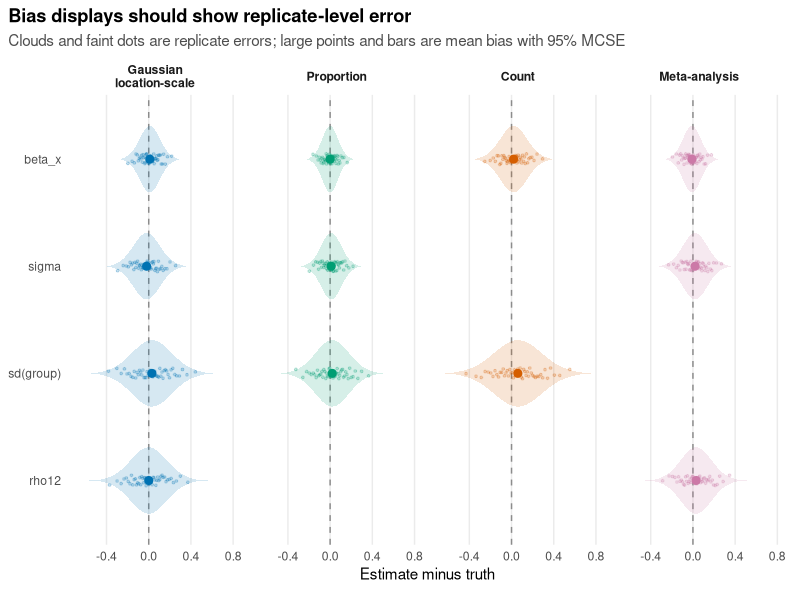
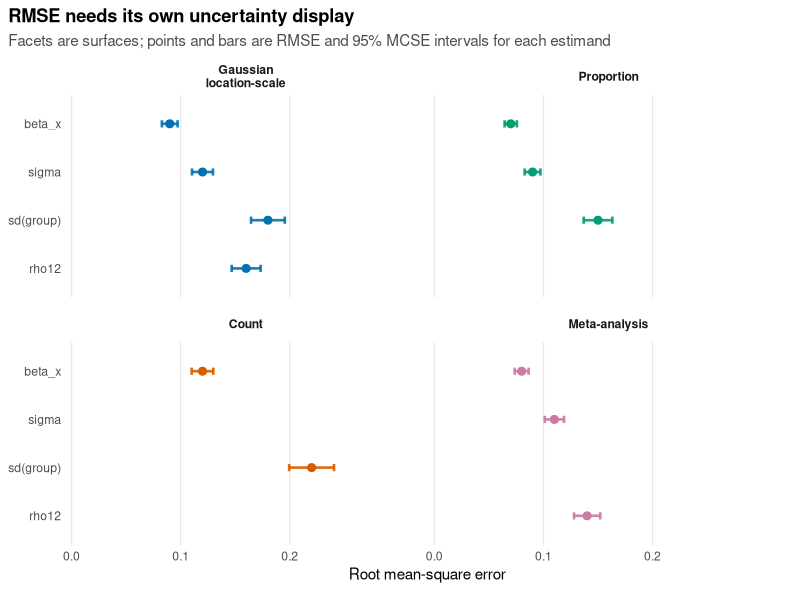
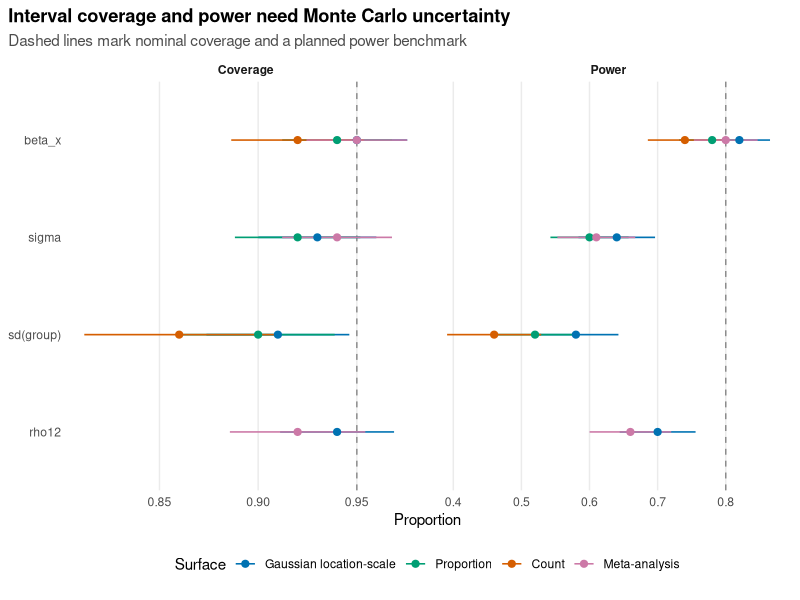
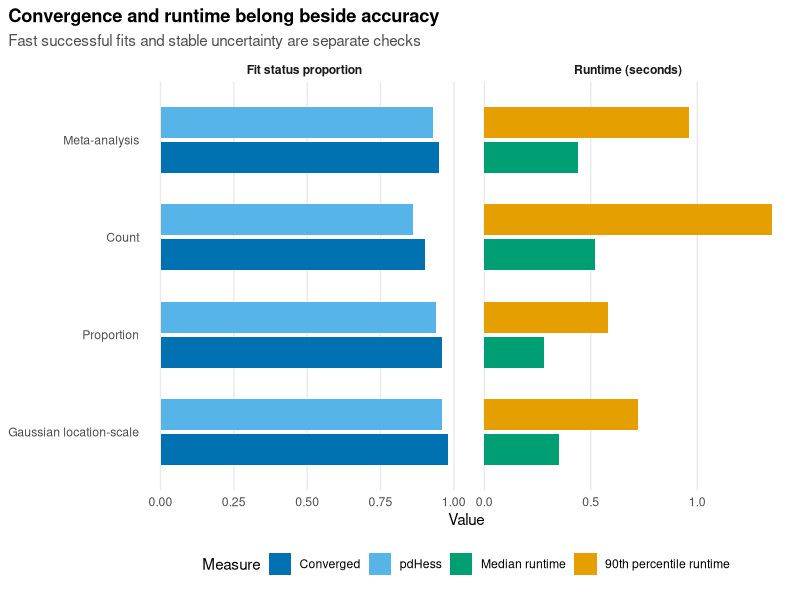
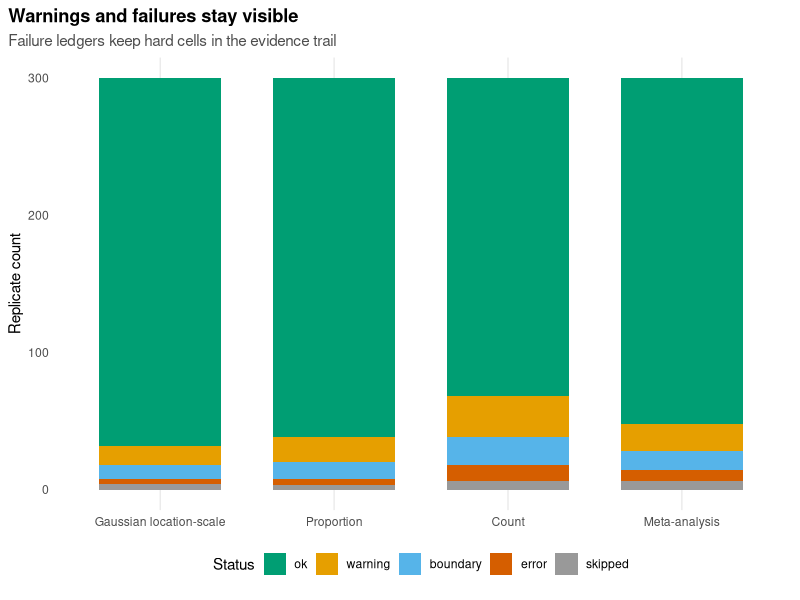

Generate these figures, in order, with R:
## ---- chunk 1
has_ggplot2 <- requireNamespace("ggplot2", quietly = TRUE)
knitr::opts_chunk$set(
  collapse = TRUE,
  comment = "#>",
  fig.width = 7,
  fig.height = 4.2,
  dpi = 144,
  eval = has_ggplot2
)
## ---- chunk 2
library(ggplot2)

theme_sim_grammar <- function() {
  theme_minimal(base_size = 11) +
    theme(
      panel.grid.minor = element_blank(),
      panel.grid.major.y = element_blank(),
      plot.title.position = "plot",
      plot.title = element_text(face = "bold"),
      plot.subtitle = element_text(colour = "grey30", lineheight = 1.05),
      strip.text = element_text(face = "bold"),
      legend.position = "bottom",
      plot.margin = margin(6, 10, 12, 6)
    )
}

surface_palette <- c(
  "Gaussian location-scale" = "#0072B2",
  "Proportion" = "#009E73",
  "Count" = "#D55E00",
  "Meta-analysis" = "#CC79A7"
)

surface_levels <- names(surface_palette)
surface_facet_labels <- c(
  "Gaussian location-scale" = "Gaussian\nlocation-scale",
  "Proportion" = "Proportion",
  "Count" = "Count",
  "Meta-analysis" = "Meta-analysis"
)
estimand_display_labels <- c(
  "beta_x" = "beta_x",
  "sigma" = "sigma",
  "sd_group" = "sd(group)",
  "rho12" = "rho12"
)
## ---- chunk 3
accuracy_summary <- data.frame(
  surface = rep(surface_levels, each = 4),
  estimand = rep(c("beta_x", "sigma", "sd_group", "rho12"), 4),
  bias = c(
    0.01, -0.02, 0.03, 0.00,
    0.00, 0.01, 0.02, NA,
    0.02, NA, 0.06, NA,
    -0.01, 0.02, NA, 0.03
  ),
  rmse = c(
    0.09, 0.12, 0.18, 0.16,
    0.07, 0.09, 0.15, NA,
    0.12, NA, 0.22, NA,
    0.08, 0.11, NA, 0.14
  ),
  n_replicate = c(
    300, 300, 260, 280,
    300, 300, 250, NA,
    280, NA, 220, NA,
    300, 300, NA, 260
  )
)
accuracy_summary$surface <- factor(
  accuracy_summary$surface,
  levels = surface_levels
)
accuracy_summary$error_sd <- sqrt(
  pmax(accuracy_summary$rmse^2 - accuracy_summary$bias^2, 0)
)
accuracy_summary$bias_mcse <- with(
  accuracy_summary,
  error_sd / sqrt(n_replicate)
)
accuracy_summary$rmse_mcse <- with(
  accuracy_summary,
  rmse / sqrt(2 * n_replicate)
)
accuracy_summary$bias_low <- accuracy_summary$bias -
  1.96 * accuracy_summary$bias_mcse
accuracy_summary$bias_high <- accuracy_summary$bias +
  1.96 * accuracy_summary$bias_mcse
accuracy_summary$rmse_low <- pmax(
  0,
  accuracy_summary$rmse - 1.96 * accuracy_summary$rmse_mcse
)
accuracy_summary$rmse_high <- accuracy_summary$rmse +
  1.96 * accuracy_summary$rmse_mcse
accuracy_summary$estimand <- factor(
  accuracy_summary$estimand,
  levels = rev(c("beta_x", "sigma", "sd_group", "rho12"))
)

display_replicates <- 49
accuracy_replicates <- do.call(
  rbind,
  lapply(seq_len(nrow(accuracy_summary)), function(i) {
    row <- accuracy_summary[i, ]
    if (is.na(row$bias) || is.na(row$rmse)) {
      return(NULL)
    }
    data.frame(
      surface = row$surface,
      estimand = row$estimand,
      error = row$bias + qnorm(ppoints(display_replicates)) * row$error_sd
    )
  })
)
accuracy_replicates$surface <- factor(
  accuracy_replicates$surface,
  levels = surface_levels
)
accuracy_replicates$estimand <- factor(
  accuracy_replicates$estimand,
  levels = levels(accuracy_summary$estimand)
)
set.seed(20260519)
ggplot(accuracy_replicates, aes(error, estimand)) +
  geom_vline(xintercept = 0, linetype = "dashed", colour = "grey55") +
  geom_violin(
    aes(
      fill = surface
    ),
    width = 0.62,
    alpha = 0.16,
    colour = NA,
    scale = "width",
    trim = FALSE
  ) +
  geom_point(
    aes(colour = surface),
    position = position_jitter(height = 0.05, width = 0),
    alpha = 0.22,
    size = 0.65,
    show.legend = FALSE
  ) +
  geom_segment(
    data = accuracy_summary,
    aes(
      x = bias_low,
      xend = bias_high,
      y = estimand,
      yend = estimand,
      colour = surface
    ),
    linewidth = 0.85,
    na.rm = TRUE
  ) +
  geom_point(
    data = accuracy_summary,
    aes(bias, estimand, colour = surface),
    size = 2.4,
    na.rm = TRUE
  ) +
  facet_wrap(
    ~surface,
    nrow = 1,
    labeller = labeller(surface = as_labeller(surface_facet_labels))
  ) +
  scale_colour_manual(values = surface_palette, drop = FALSE) +
  scale_fill_manual(values = surface_palette, drop = FALSE) +
  labs(
    title = "Bias displays should show replicate-level error",
    subtitle = paste(
      "Clouds and faint dots are replicate errors;",
      "large points and bars are mean bias with 95% MCSE"
    ),
    x = "Estimate minus truth",
    y = NULL,
    colour = "Surface"
  ) +
  scale_y_discrete(labels = estimand_display_labels) +
  guides(colour = "none", fill = "none") +
  theme_sim_grammar()

ggplot(accuracy_summary, aes(rmse, estimand, colour = surface)) +
  geom_errorbarh(
    aes(
      xmin = rmse_low,
      xmax = rmse_high
    ),
    height = 0.15,
    linewidth = 0.9,
    alpha = 0.9,
    na.rm = TRUE
  ) +
  geom_point(size = 2.4, na.rm = TRUE) +
  facet_wrap(
    ~surface,
    nrow = 2,
    labeller = labeller(surface = as_labeller(surface_facet_labels))
  ) +
  scale_colour_manual(values = surface_palette, drop = FALSE) +
  labs(
    title = "RMSE needs its own uncertainty display",
    subtitle = "Facets are surfaces; points and bars are RMSE and 95% MCSE intervals for each estimand",
    x = "Root mean-square error",
    y = NULL,
    colour = "Surface"
  ) +
  scale_x_continuous(
    breaks = c(0, 0.10, 0.20),
    limits = c(0, 0.31),
    expand = expansion(mult = c(0.01, 0.04))
  ) +
  scale_y_discrete(labels = estimand_display_labels) +
  guides(colour = "none") +
  theme_sim_grammar()
## ---- chunk 4
interval_summary <- data.frame(
  surface = rep(surface_levels, each = 4),
  estimand = rep(c("beta_x", "sigma", "sd_group", "rho12"), 4),
  coverage = c(
    0.95, 0.93, 0.91, 0.94,
    0.94, 0.92, 0.90, NA,
    0.92, NA, 0.86, NA,
    0.95, 0.94, NA, 0.92
  ),
  power = c(
    0.82, 0.64, 0.58, 0.70,
    0.78, 0.60, 0.52, NA,
    0.74, NA, 0.46, NA,
    0.80, 0.61, NA, 0.66
  ),
  n_interval = c(
    280, 280, 240, 260,
    280, 280, 230, NA,
    250, NA, 200, NA,
    280, 280, NA, 240
  )
)
interval_summary$surface <- factor(
  interval_summary$surface,
  levels = surface_levels
)
interval_long <- rbind(
  data.frame(
    interval_summary[c("surface", "estimand", "n_interval")],
    measure = "Coverage",
    value = interval_summary$coverage,
    target = 0.95
  ),
  data.frame(
    interval_summary[c("surface", "estimand", "n_interval")],
    measure = "Power",
    value = interval_summary$power,
    target = 0.80
  )
)
interval_long$mcse <- sqrt(
  interval_long$value * (1 - interval_long$value) / interval_long$n_interval
)
interval_long$lower <- pmax(0, interval_long$value - 1.96 * interval_long$mcse)
interval_long$upper <- pmin(1, interval_long$value + 1.96 * interval_long$mcse)
interval_long$measure <- factor(
  interval_long$measure,
  levels = c("Coverage", "Power")
)
interval_long$estimand <- factor(
  interval_long$estimand,
  levels = rev(c("beta_x", "sigma", "sd_group", "rho12"))
)

ggplot(interval_long, aes(value, estimand, colour = surface)) +
  geom_vline(
    aes(xintercept = target),
    linetype = "dashed",
    colour = "grey55"
  ) +
  geom_segment(
    aes(x = lower, xend = upper, yend = estimand),
    linewidth = 0.55,
    na.rm = TRUE
  ) +
  geom_point(size = 2.1, na.rm = TRUE) +
  facet_wrap(~measure, scales = "free_x") +
  scale_colour_manual(values = surface_palette) +
  scale_y_discrete(labels = estimand_display_labels) +
  labs(
    title = "Interval coverage and power need Monte Carlo uncertainty",
    subtitle = "Dashed lines mark nominal coverage and a planned power benchmark",
    x = "Proportion",
    y = NULL,
    colour = "Surface"
  ) +
  theme_sim_grammar()
## ---- chunk 5
run_summary <- data.frame(
  surface = surface_levels,
  convergence_rate = c(0.98, 0.96, 0.90, 0.95),
  pdhess_rate = c(0.96, 0.94, 0.86, 0.93),
  elapsed_median = c(0.35, 0.28, 0.52, 0.44),
  elapsed_p90 = c(0.72, 0.58, 1.35, 0.96)
)
run_summary$surface <- factor(run_summary$surface, levels = surface_levels)
run_long <- rbind(
  data.frame(
    surface = run_summary$surface,
    measure = "Converged",
    value = run_summary$convergence_rate
  ),
  data.frame(
    surface = run_summary$surface,
    measure = "pdHess",
    value = run_summary$pdhess_rate
  ),
  data.frame(
    surface = run_summary$surface,
    measure = "Median runtime",
    value = run_summary$elapsed_median
  ),
  data.frame(
    surface = run_summary$surface,
    measure = "90th percentile runtime",
    value = run_summary$elapsed_p90
  )
)
run_long$panel <- ifelse(
  grepl("runtime", run_long$measure),
  "Runtime (seconds)",
  "Fit status proportion"
)
run_long$measure <- factor(
  run_long$measure,
  levels = c(
    "Converged",
    "pdHess",
    "Median runtime",
    "90th percentile runtime"
  )
)

ggplot(run_long, aes(value, surface, fill = measure)) +
  geom_col(position = position_dodge(width = 0.72), width = 0.64) +
  facet_wrap(~panel, scales = "free_x") +
  scale_fill_manual(values = c(
    "Converged" = "#0072B2",
    "pdHess" = "#56B4E9",
    "Median runtime" = "#009E73",
    "90th percentile runtime" = "#E69F00"
  )) +
  labs(
    title = "Convergence and runtime belong beside accuracy",
    subtitle = "Fast successful fits and stable uncertainty are separate checks",
    x = "Value",
    y = NULL,
    fill = "Measure"
  ) +
  theme_sim_grammar()
## ---- chunk 6
failure_ledger <- data.frame(
  surface = rep(surface_levels, each = 5),
  status = rep(c("ok", "warning", "boundary", "error", "skipped"), 4),
  count = c(
    268, 14, 10, 4, 4,
    262, 18, 12, 5, 3,
    232, 30, 20, 12, 6,
    252, 20, 14, 8, 6
  )
)
failure_ledger$surface <- factor(failure_ledger$surface, levels = surface_levels)
failure_ledger$status <- factor(
  failure_ledger$status,
  levels = c("ok", "warning", "boundary", "error", "skipped")
)

ggplot(failure_ledger, aes(surface, count, fill = status)) +
  geom_col(width = 0.7) +
  scale_fill_manual(values = c(
    "ok" = "#009E73",
    "warning" = "#E69F00",
    "boundary" = "#56B4E9",
    "error" = "#D55E00",
    "skipped" = "#999999"
  )) +
  labs(
    title = "Warnings and failures stay visible",
    subtitle = "Failure ledgers keep hard cells in the evidence trail",
    x = NULL,
    y = "Replicate count",
    fill = "Status"
  ) +
  theme_sim_grammar()
